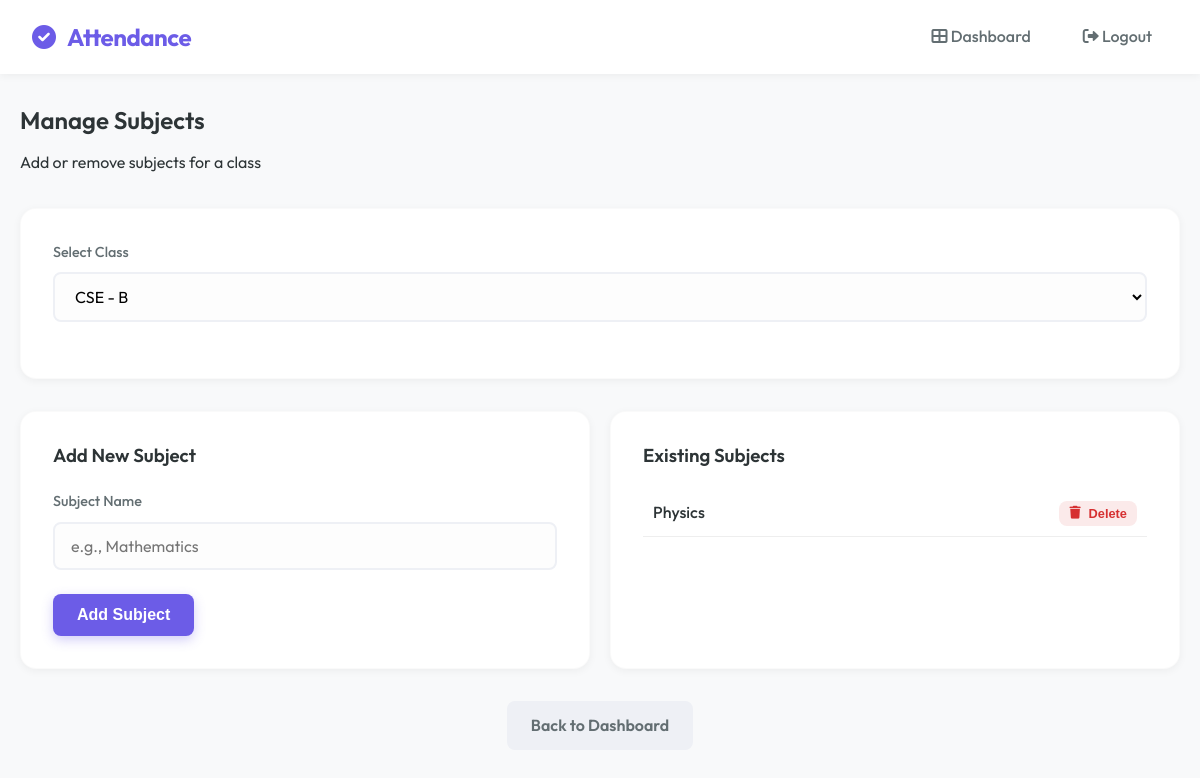
/subjects?class_id=2 (signed in), run on an earlier commit of the app's database.
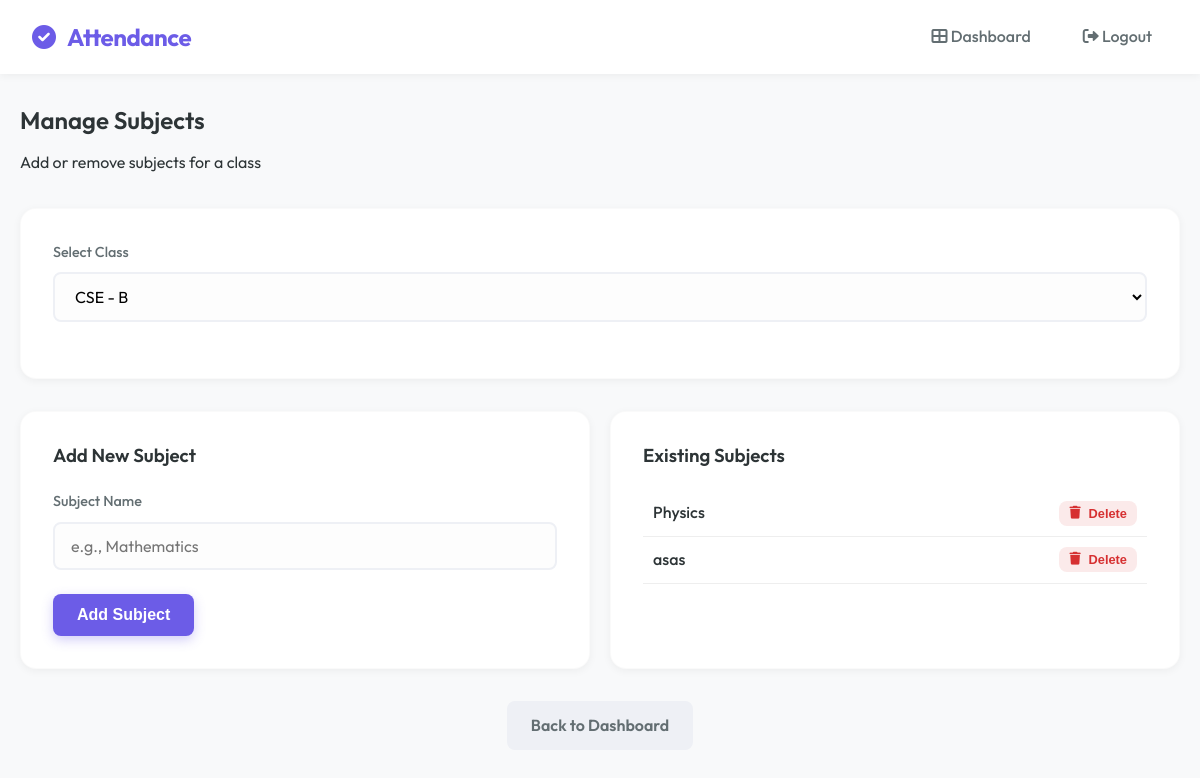
And on a later commit of the database.
### tables this page shows
CREATE TABLE subjects (
        id INTEGER PRIMARY KEY AUTOINCREMENT,
        class_id INTEGER,
        name TEXT
    );

### app.py (the view)
@app.route("/subjects")
def subjects():
    if session.get("role") != "admin":
        return "Unauthorized", 403
    conn = sqlite3.connect('attendance.db')
    c = conn.cursor()
    c.execute("SELECT id, class_name FROM classes ORDER BY class_name")
    classes = c.fetchall()
    selected_class_id = request.args.get("class_id")
    subjects_list = []
    if selected_class_id:
        c.execute("SELECT id, name FROM subjects WHERE class_id=? ORDER BY name", (selected_class_id,))
        subjects_list = c.fetchall()
    conn.close()
    return render_template("subjects.html", classes=classes, subjects=subjects_list,
                           selected_class_id=int(selected_class_id) if selected_class_id else None)

### templates/subjects.html (shortened to what this page needs)
{% extends "base.html" %}
{% block content %}
<div class="mb-4">
    <h2>Manage Subjects</h2>
    <p class="text-muted">Add or remove subjects for a class</p>
</div>
<div class="card mb-4">
    <form method="GET" action="/subjects">
        <div class="form-group">
            <label for="class_id">Select Class</label>
            <select name="class_id" id="class_id" required onchange="this.form.submit()">
                {% for cid, cname in classes %}
                <option value="{{ cid }}" {% if selected_class_id==cid %}selected{% endif %}>{{ cname }}</option>
                {% endfor %}
            </select>
        </div>
    </form>
</div>
{% if selected_class_id %}
<div class="dashboard-grid" style="grid-template-columns: 1fr 1fr; gap: 20px; margin-top: 0;">
    <div class="card">
        <h3 class="mb-3">Add New Subject</h3>
        <form action="/add_subject" method="POST">
            <div class="form-group">
                <label for="name">Subject Name</label>
                <input type="text" id="name" name="name" required placeholder="e.g., Mathematics">
            </div>
            <button type="submit" class="btn btn-primary">Add Subject</button>
        </form>
    </div>
    <div class="card">
        <h3 class="mb-3">Existing Subjects</h3>
        {% if subjects %}
        <ul style="list-style: none; padding: 0;">
            {% for sid, sname in subjects %}
            <li style="display: flex; justify-content: space-between; align-items: center; padding: 10px; border-bottom: 1px solid #eee;">
                <span style="font-weight: 500;">{{ sname }}</span>
                <button type="button" class="btn btn-danger" style="padding: 5px 10px; font-size: 0.8rem;"
                    onclick="confirmDelete('{{ sid }}')">
                    <i class="fas fa-trash"></i> Delete
                </button>
            </li>
            {% endfor %}
        </ul>
        {% else %}
        <p class="text-muted text-center">No subjects found for this class.</p>
        {% endif %}
    </div>
</div>
{% else %}
<div class="card text-center" style="padding: 40px;">
    <i class="fas fa-book" style="font-size: 3rem; color: var(--primary); margin-bottom: 20px;"></i>
    <h3>Select a Class</h3>
    <p class="text-muted">Please select a class above to manage its subjects.</p>
</div>
{% endif %}
<div class="text-center mt-4">
    <a href="/dashboard" class="btn btn-secondary">Back to Dashboard</a>
</div>
{% endblock %}

What changed in the data, as far as the page shows it:
added subjects: name "asas"
